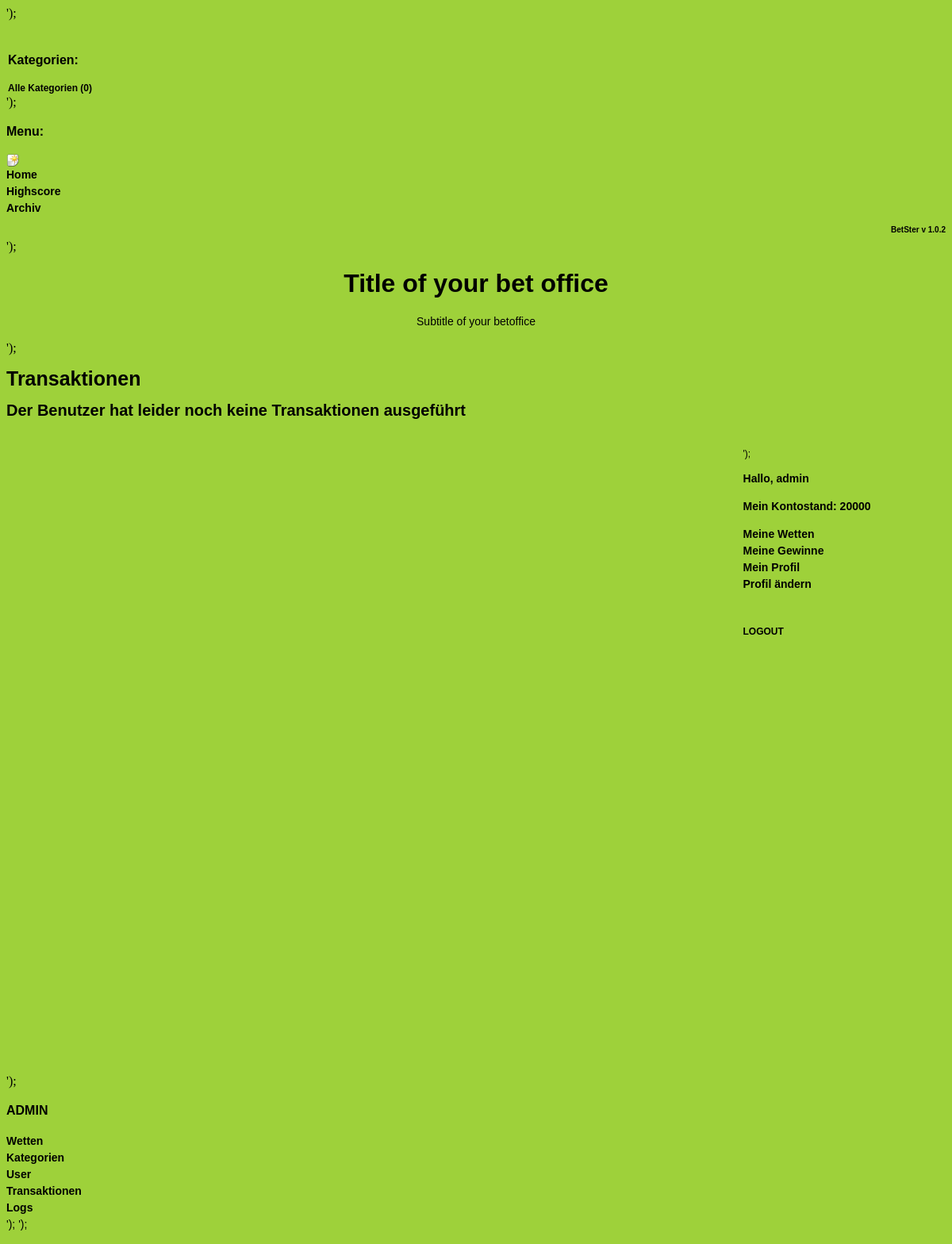
Page /transactionlist.php (signed in) on the committed database.
### tables this page shows
CREATE TABLE `user` (
  `id` int(11) NOT NULL auto_increment,
  `username` varchar(20) NOT NULL default '',
  `password` varchar(32) NOT NULL default '',
  `email` varchar(100) NOT NULL default '',
  `firstname` varchar(100) NOT NULL default '',
  `lastname` varchar(100) NOT NULL default '',
  `balance` int(6) NOT NULL default '0',
  `status` varchar(100) NOT NULL default '',
  `conf_num` varchar(5) NOT NULL default '',
  PRIMARY KEY  (`id`),
  KEY `id` (`id`)
);

### modules/header.php (called while the page is built)
<?php
$header = file_get_contents("tpl/header.inc");
?>

### class/DbMapper.class.php (called while the page is built, shortened)
<?php
class DbMapper {
	function getActiveBets() {
		$query = "SELECT * FROM bets WHERE start < NOW() AND end > NOW() ORDER BY end ASC";
		$result = mysql_db_query (DBNAME,$query) or error_catcher();
		$return_bet_array = array();
		for ($bet_counter = 0; $bet_counter < (mysql_num_rows($result)) ; $bet_counter++) {
			$bet_id = mysql_result($result, $bet_counter, "id");
			$query = "SELECT id,name FROM possibilities WHERE bets_id = '$bet_id'";
			$result2 = mysql_db_query (DBNAME,$query) or error_catcher();
			$possibilities_ids_array = array();
			$possibilities_names_array = array();
			$possibilities_quotes_array = array();
			for ($possibilities_counter = 0; $possibilities_counter < (mysql_num_rows($result2)) ; $possibilities_counter++) {
				$possibilities_ids_array[$possibilities_counter] = mysql_result($result2, $possibilities_counter, "id");
				$possibilities_names_array[$possibilities_counter] = mysql_result($result2, $possibilities_counter, "name");
			}
			$i = 0;
			foreach ($possibilities_ids_array as $possibility_id) {
				$query1 = "SELECT SUM(credits) FROM transactions WHERE possibilities_id = '$possibility_id'";
				$query2 = "SELECT SUM(credits)
					FROM transactions, possibilities
					WHERE possibilities.bets_id = '$bet_id'
					AND possibilities.id = transactions.possibilities_id";
				$result1 = mysql_db_query (DBNAME,$query1)  or error_catcher();
				$result2 = mysql_db_query (DBNAME,$query2)  or error_catcher();
				$credits_of_possibility = mysql_result($result1, 0);
				$credits_of_bet = mysql_result($result2, 0);
				if ($credits_of_possibility == 0){
					$dirty_quote = "-";
				}
				else {
					$quote = $credits_of_bet / $credits_of_possibility;
					$dirty_quote = round($quote, 2);
				}
				$possibilities_quotes_array[$i] = $dirty_quote;
				$i++;
			}
			$query = "SELECT name FROM categories, bets WHERE bets.categories_id = categories.id AND bets.id = '$bet_id'";
			$result1 = mysql_db_query (DBNAME,$query)  or error_catcher();
			$category_name = mysql_result($result1, 0);
			$return_bet_array[$bet_counter] = new Bet($bet_id,
					mysql_result($result, $bet_counter, "title"),
					mysql_result($result, $bet_counter, "subtitle"),
					mysql_result($result, $bet_counter, "categories_id"),
					$category_name,
					mysql_result($result, $bet_counter, "image"),
					mysql_result($result, $bet_counter, "start"),
					mysql_result($result, $bet_counter, "end"),
					mysql_result($result, $bet_counter, "created"),
					mysql_result($result, $bet_counter, "autor_id"),
					$possibilities_names_array,
					$possibilities_ids_array,
					$possibilities_quotes_array);
		}
		return $return_bet_array;
	}
	function getUser($username){
		$query = "SELECT id,username,email,firstname,lastname,balance,status
			FROM user WHERE username = '".$username."'";
		$result = mysql_query ($query)  or error_catcher();
		$rowarray = mysql_fetch_array($result);
		$user = new User($rowarray['id'],
				$rowarray['username'],
				$rowarray['email'],
				$rowarray['firstname'],
				$rowarray['lastname'],
				$rowarray['balance'],
				$rowarray['status']);
		return $user;
	}
	function getUserBalance($user_id){
		$query = "SELECT balance  FROM user WHERE id = '$user_id'";
		$result = mysql_query ($query) or error_catcher();
		$rowarray = mysql_fetch_array($result);
		$balance = $rowarray['balance'];
		return $balance;
	}
}
?>

### modules/catmenu.php (called while the page is built, shortened)
<?php
$catmenu = file_get_contents("tpl/catmenu.inc");
$cat_list_part = getTemplatePart("CategoryList", $catmenu);
$cat_list_part = replace("CategoryName", _ALL_CATEGORIES, $cat_list_part);
$cat_list_part = replace("CategoryId", 0, $cat_list_part);
$cat_list_part = replace("NrBets", count($db_mapper->getActiveBets()), $cat_list_part);
$catmenu = replace("CategoryList", $cat_list_part, $catmenu);
$catmenu = replace("Categories", _CATEGORIES.":", $catmenu);
?>

### functions.inc.php (called while the page is built, shortened)
<?php
function getTemplatePart($comment, $template){
	$begin_comment = "";
	$end_comment = "";
	$begin_template = strstr($template, $begin_comment);
	$begin_template = substr($begin_template, strlen($begin_comment));
	$end_template = strstr($begin_template, $end_comment);
	$templatePart = str_replace($end_template,"",$begin_template);
	return $templatePart;
}
function replace($comment, $value, $template){
	$begin_comment = "";
	$end_comment = "";
	$begin_template = strstr($template, $begin_comment);
	$end_template = strstr($begin_template, $end_comment);
	$templatePart = str_replace($end_template,"",$begin_template);
	$templatePart .= $end_comment;
	return str_replace($templatePart,$value,$template);
}
?>

### configuration.php (called while the page is built, shortened)
<?php
$bstConfig_main_title = "Title of your bet office";
$bstConfig_sub_title = "Subtitle of your betoffice";
$bstConfig_version = "1.0.2";
$bstConfig_menu_names = array(_HOME,
		_HIGHSCORE,
		_ARCHIVE);
$bstConfig_menu_links = array ('/index.php',
		'/highscore.php',
		'/archive.php');
?>

### modules/menu.php (called while the page is built, shortened)
<?php
$menu = file_get_contents("tpl/menu.inc");
if (($session->getState()) &&
	($user->getStatus() == "administrator")){
	$add = getTemplatePart("AddSite", $menu);
	$menu = replace("AddSite", $add, $menu);
}
else {
	$menu = replace("AddSite", "", $menu);
}
$i = 0;
$item = "";
foreach($bstConfig_menu_names as $name){
	$item .= getTemplatePart("FixItem", $menu);
	$item = replace("Name", $name, $item);
	$item = replace("Link", $bstConfig_menu_links[$i], $item);
	$i++;
}
$item2 = "";
$menu = replace("Item", $item.$item2, $menu);
$menu = replace("Version", $bstConfig_version, $menu);
$menu = replace("BetsterTime", date('g:i:s' ,time()), $menu);
$menu = replace("FixItem", "", $menu);
?>

### modules/title.php (called while the page is built)
<?php
$xmaintitle = file_get_contents("tpl/title.inc");
$xmaintitle = replace("Title", $bstConfig_main_title, $xmaintitle);
$xmaintitle = replace("SubTitle", $bstConfig_sub_title, $xmaintitle);
?>

### class/Session.class.php (called while the page is built, shortened)
<?php
class Session {
	var $username;
	function Session(){
		if (isset($_SESSION['username'])){
			$this->username = $_SESSION['username'];
		}
	}
	function getUsername(){
		return $this->username;
	}
}
?>

### class/User.class.php (called while the page is built, shortened)
<?php
require_once("class/DbMapper.class.php");
require_once("configuration.php");
class User {
var $id;
function User($id, $username, $email, $firstname, $lastname, $balance, $status){
	$this->id = $id;
}
function getBalance(){
	$my_db_mapper = new DbMapper;
	$this->balance = $my_db_mapper->getUserBalance($this->id);
	return $this->balance;
}
}
?>

### modules/usermenu.php (called while the page is built, shortened)
<?php
$usermenu = file_get_contents("tpl/usermenu.inc");
if ($session->getState()){
	$usermenu = replace("LoginArea","",$usermenu);
	$user_area_part = getTemplatePart("UserArea",$usermenu);
	$user_area_part = replace("Greet", _GREET, $user_area_part);
	$user_area_part = replace("Username", $username, $user_area_part);
	$user_area_part = replace("YourBalance", _YOUR_BALANCE, $user_area_part);
	$user_area_part = replace("Balance", $user->getBalance(), $user_area_part);
	$user_area_part = replace("YourBets", _YOUR_BETS, $user_area_part);
	$user_area_part = replace("YourWins", _YOUR_WINS, $user_area_part);
	$user_area_part = replace("YourProfile", _YOUR_PROFILE, $user_area_part);
	$user_area_part = replace("EditProfile", _EDIT_PROFILE, $user_area_part);
	$usermenu = replace("UserArea", $user_area_part, $usermenu);
}
?>

### modules/footer.php (called while the page is built)
<?php
$footer = file_get_contents("tpl/footer.inc");
?>

### transactionlist.php (the view, shortened to what this page needs)
<?php
require_once("configuration.php");
require_once("functions.inc.php");
require_once("class/User.class.php");
require_once("class/Logger.class.php");
require_once("class/DbMapper.class.php");
require_once("class/Session.class.php");
$session = new Session;
$db_mapper = new DbMapper;
$user = new User("", "", "", "", "", "", "");
if ($session->getState()){
	$username = $session->getUsername();
	$user = $db_mapper->getUser($username);
}
require_once ('modules/header.php');
require_once ('modules/catmenu.php');
require_once ('modules/title.php');
if (($session->getState()) &&
	(($user->getStatus() == "administrator") ||
	 ($user->getStatus() == "betmaster"))){
	$mainhtml = file_get_contents("tpl/transactionlist.inc");
	$user = $db_mapper->getUser($session->getUsername());
	$mainhtml = replace("LoginArea","",$mainhtml);
	$user_area_part = getTemplatePart("UserArea",$mainhtml);
	$user_area_part = replace("Greet", _GREET, $user_area_part);
	$user_area_part = replace("Username", $username, $user_area_part);
	$user_area_part = replace("YourBalance", _YOUR_BALANCE, $user_area_part);
	$user_area_part = replace("Balance", $user->getBalance(), $user_area_part);
	$user_area_part = replace("YourBets", _YOUR_BETS, $user_area_part);
	$user_area_part = replace("YourProfile",
			"<p><a href=\"profile.php\">".
			_YOUR_PROFILE."</a></p>", $user_area_part);
	$user_area_part = replace("EditProfile",
			"<p><a href=\"profile_edit.php\">"
			._EDIT_PROFILE."</a></p>", $user_area_part);
	if (($user->getStatus() == "betmaster") || ($user->getStatus() == "administrator")){
		$user_area_part = replace("CreateBet", "<p><a href=\"insertbet.php\">"._INSERT_BET."</a></p>", $user_area_part);
	}
	else {
		$user_area_part = replace("CreateBet", "", $user_area_part);
	}
	$mainhtml = replace("UserArea", $user_area_part, $mainhtml);
	if (isset($_GET['uid'])){
		$xuser_id = htmlspecialchars($_GET['uid']);
		if (!(is_numeric($xuser_id))){
			$xuser_id = "";
		}
		else {
			$transactions = $db_mapper->getTransactions($xuser_id);
			$xuser = $db_mapper->getUser($xuser_id);
		}
	}
	else {
		$transactions = $db_mapper->getAllTransactions();
	}
	$size = $bstConfig_trans_disp;
	$trans_num = count($transactions);
	if ($trans_num >= 1){
		if (isset($_GET['pn'])){;
			$page_num = htmlspecialchars($_GET['pn']);
			if (!(is_numeric($_GET['pn']))){
				$page_num = 1;
			}
		}
		else {
			$page_num = 1;
		}
		$num_pages = ceil($trans_num/$size);
		if ($num_pages < 1){
			$num_pages = 1;
		}
		if ($page_num >= $num_pages){
			$page_num = $num_pages;
		}
		$start_num = ($page_num * $size) - $size;
		$disp_num = ($page_num * $size);
		if ($page_num == 1) {
			$disp_prev_num = 1;
			$disp_next_num = $page_num+1;
		}
		elseif ($page_num == $num_pages){
			$disp_next_num = $num_pages;
			$disp_prev_num = $page_num-1;
		}
		else {
			$disp_next_num = $page_num+1;
			$disp_prev_num = $page_num-1;
		}
		for ($i = $start_num; $i <= $disp_num-1; $i++ ){
			if ($i < $trans_num){
				$winning_possibility = $db_mapper->getWonPossibility($transactions[$i]->getBetId());
				$trans_html_part .= getTemplatePart("Transactions", $mainhtml);
				$xuser_id = $transactions[$i]->getUserId();
				$xuser = $db_mapper->getUserById($xuser_id);
				$trans_html_part = replace("XUserId", $xuser->getUserId(), $trans_html_part);
				$trans_html_part = replace("XUser", $xuser->getUsername(), $trans_html_part);
				$trans_html_part = replace("BetTitle", $transactions[$i]->getBetTitle(), $trans_html_part);
				if ($winning_possibility == $transactions[$i]->getPossibilityId()){
					$trans_html_part = replace("TransactionsCSS", "transactions-red", $trans_html_part);
				}
				else {
					$trans_html_part = replace("TransactionsCSS", "transactions", $trans_html_part);
				}
				$trans_html_part = replace("PossibilityName", $transactions[$i]->getPossibilityName(), $trans_html_part);
				$trans_html_part = replace("Credits", $transactions[$i]->getCredits(), $trans_html_part);
				$trans_html_part = replace("Time", strftime("%d/%m/%Y - %H:%M:%S Uhr" , strtotime($transactions[$i]->getTime())), $trans_html_part);
			}
		}
		$nav_area = getTemplatePart("NavArea",$mainhtml);
		if ($num_pages <= 1){
			$nav_area = "";
		}
		else {
			$nav_area = replace("NextPage", "pn=".$disp_next_num, $nav_area);
			$nav_area = replace("PrevPage", "pn=".$disp_prev_num, $nav_area);
			if (isset($_GET['uid'])){
				$nav_area = replace("UserId", "&uid=".$xuser_id, $nav_area);
				$mainhtml = replace("BackLink1", '<a href="transactionlist.php">'._ALL_TRANSACTION_LIST.'</a>', $mainhtml);
				$mainhtml = replace("BackLink2", '<a href="showprofile.php?id='.$xuser->getUserId().'">'._PROFILE_OF.'</a>', $mainhtml);
			}
			else {
				$nav_area = replace("UserId", "", $nav_area);
				$mainhtml = replace("BackLink1", "", $mainhtml);
				$mainhtml = replace("BackLink2", "", $mainhtml);
			}
		}
		$nav_area = replace("ActualPage", $page_num, $nav_area);
		$nav_area = replace("LastPage", $num_pages, $nav_area);
		$mainhtml = replace("Message1", "", $mainhtml);
		$head_area = getTemplatePart("TransactionsHead",$mainhtml);
		$head_area = replace("UsernameName", _USERNAME, $head_area);
		$head_area = replace("BetName", _BET, $head_area);
		$head_area = replace("PosName", _POS, $head_area);
		$head_area = replace("CreditsName", _CREDITS, $head_area);
		$head_area = replace("DateTime", _DATE_TIME, $head_area);
		$mainhtml = replace("TransactionsHead", $head_area, $mainhtml);
		$mainhtml = replace("Transactions", $trans_html_part, $mainhtml);
		$mainhtml = replace("NavArea", $nav_area, $mainhtml);
	}
	else {
		$mainhtml = replace("Message1", _USER_NO_TRANSACTIONS, $mainhtml);
		$mainhtml = replace("TransactionsHead", "", $mainhtml);
		$mainhtml = replace("Transactions", "", $mainhtml);
		$mainhtml = replace("NavArea", "", $mainhtml);
	}
	if (isset($_GET['uid'])){
		$mainhtml = replace("MainTitle", _TRANSACTIONS_OF_USER.$xuser->getUsername(), $mainhtml);
	}
	else {
		$mainhtml = replace("MainTitle", _TRANSACTION_LIST, $mainhtml);
	}
}
else {
	header("Location:index.php");
}
require_once ('modules/usermenu.php');
require_once ('modules/menu.php');
require_once ('modules/adminmenu.php');
require_once ('modules/footer.php');
print $header."\n".
$catmenu."\n".
$menu."\n".
$xmaintitle."\n".
$mainhtml."\n".
$usermenu."\n".
$adminmenu."\n".
$footer;
?>

### css/style.css (style rules this page uses)
body { background-color: #9ed13a; }
a:link { text-decoration:none; font-weight:bold; color:#000000; }
img { border: 0px; }
.title { font-family: "Trebuchet MS", Verdana, Helvetica, Times, sans-serif; font-size: 32px; text-align: center; }
.title2 { font-family: "Trebuchet MS", Verdana, Helvetica, Times, sans-serif; text-align: center; font-size: 14px; }
.menutitle { font-weight: bold; font-size: 16px; }
.white { font-weight: bold; }
h1 { font-family: "Trebuchet MS", Verdana, Helvetica, Times, sans-serif; font-size: 25px; line-height: 1; }
.footer { font-family: "Trebuchet MS", Verdana, Helvetica, Times, sans-serif; font-size: 10px; text-align: right; line-height: 0.5; }
h2 { font-family: "Trebuchet MS", Verdana, Helvetica, Times, sans-serif; font-size: 20px; }
p { font-family: "Trebuchet MS", Verdana, Helvetica, Times, sans-serif; font-size: 14px; line-height: 1.5; }
.catmenu { border: 0px; text-align: justity; font-family: "Trebuchet MS", Verdana, Helvetica, Times, sans-serif; font-size: 12px; color: #000000; padding: 2px; margin-top: 20px; }
.right-layer { color:darkred; padding:5px 5px 5px 5px; margin:0 0 0 78%; height: 100%; font-size: 12px; font-family: "Trebuchet MS", Verdana, Helvetica, Times, sans-serif; color: #000000; }

### rows in the picture
user: username "Transaktionen Der Benutzer hat leider noch keine Transaktionen ausgeführt ');", usermenu "Hallo, admin Mein Kontostand: 20000 Meine Wetten Meine Gewinne Mein Profil Profil ändern LOGOUT ');"

### other values in the picture
$header "');"
$catmenu "Kategorien: Alle Kategorien (0) ');"
$menu "Menu: Home Highscore Archiv BetSter v 1.0.2 ');"
$xmaintitle "Title of your bet office Subtitle of your betoffice ');"
